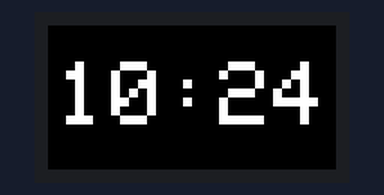
A program run on a simulated Arduino Zero (SAMD21). Shown: 32×16 colour display. WiFi joins after 1.5 s; servers stay silent unless stated; network time is answered at once with the bench clock; the local clock reads 2024-03-15 10:24:30 at power-on unless the program sets it; what the program prints to the serial monitor is not drawn.

Above: at 2.6 s.
At 30.7 s:
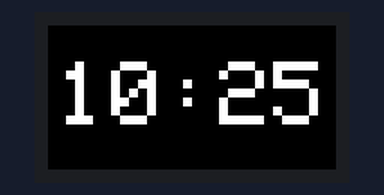
At 90.9 s:
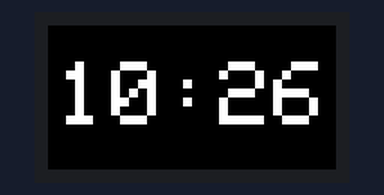

The program:

main.cpp
```cpp
#include <Adafruit_Protomatter.h>   // Matrix driver
#include <WiFiNINA.h>               // Wi‑Fi (ESP32 coprocessor)
#include <WiFiUdp.h>
#include <NTPClient.h>

// ───────── PANEL & PIN DEFINITIONS ─────────
#define PANEL_WIDTH   32
#define BIT_DEPTH      6

uint8_t rgbPins[]  = {7, 8, 9, 10, 11, 12};
uint8_t addrPins[] = {17, 18, 19};

const uint8_t CLK_PIN   = 14;
const int8_t  LAT_PIN   = 15;
const uint8_t OE_PIN    = 16;

Adafruit_Protomatter matrix(
  PANEL_WIDTH, BIT_DEPTH, 1,
  rgbPins, sizeof(addrPins), addrPins,
  CLK_PIN, LAT_PIN, OE_PIN,
  true
);

// ────── WIFI / NTP / SERVER SETUP ──────
const char* SSID     = "SSID";
const char* PASSWORD = "WiFiPassword";

const long  UTC_OFFSET = -5 * 3600;
WiFiUDP   ntpUDP;
NTPClient timeClient(ntpUDP, "pool.ntp.org", UTC_OFFSET, 60000);

WiFiServer server(80);
int screenMode = 0;  // 0 = clock, 1 = placeholder
int tempValue  = 0;     // last‐set temperature

// ─────────── HELPERS ───────────
void drawCentered(const char *txt) {
  int16_t x1, y1; uint16_t w, h;
  matrix.getTextBounds((char*)txt, 0, 0, &x1, &y1, &w, &h);
  matrix.setCursor((matrix.width() - w) / 2,
                   (matrix.height() - h) / 2);
  matrix.print(txt);
}

// Read one HTTP request and set screenMode
// Replace your handleClient() with this:
void handleClient() {
  WiFiClient client = server.available();
  if (!client) return;

  // Read request line: "GET /screen?mode=1&temp=23 HTTP/1.1"
  String req = client.readStringUntil('\r');
  client.readStringUntil('\n');  // skip rest of header

  if (req.startsWith("GET /screen?")) {
    // parse mode=
    int mIdx = req.indexOf("mode=");
    if (mIdx >= 0) {
      // take everything after mode= up to '&' or space
      int end = req.indexOf('&', mIdx);
      if (end < 0) end = req.indexOf(' ', mIdx);
      screenMode = req.substring(mIdx + 5, end).toInt();
    }

    // parse temp= if present
    int tIdx = req.indexOf("temp=");
    if (tIdx >= 0) {
      int end = req.indexOf('&', tIdx);
      if (end < 0) end = req.indexOf(' ', tIdx);
      tempValue = req.substring(tIdx + 5, end).toInt();
    }
  }

  // send minimal HTTP response
  client.println("HTTP/1.1 200 OK");
  client.println("Content-Type: text/plain");
  client.println("Connection: close");
  client.println();
  client.print("Mode=");
  client.print(screenMode);
  client.print(", Temp=");
  client.print(tempValue);
  client.stop();
}

void setup() {
  Serial.begin(115200);
  delay(1000);

  // ── Wi‑Fi ──
  Serial.print("Connecting to Wi‑Fi");
  WiFi.begin(SSID, PASSWORD);
  while (WiFi.status() != WL_CONNECTED) {
    Serial.print('.');
    delay(500);
  }
  Serial.println(" connected!");

  Serial.print("Matrix Portal IP: ");
  Serial.println(WiFi.localIP());

  // ── NTP ──
  timeClient.begin();
  timeClient.update();

  // ── HTTP Server ──
  server.begin();
  Serial.println("HTTP server started");

  // ── Matrix ──
  if (matrix.begin() != PROTOMATTER_OK) {
    Serial.println("Matrix init failed");
    while (1) { delay(10); }
  }
  matrix.setTextWrap(false);
  matrix.setTextColor(matrix.color565(255,255,255));
  matrix.setFont();  // default 5×7
}

void loop() {
  handleClient();          // grab any screen?/mode=…&temp=… requests
  timeClient.update();     // NTP update

  matrix.fillScreen(0);
  if (screenMode == 0) {
    // clock as before
    char buf[6];
    sprintf(buf, "%02d:%02d",
            timeClient.getHours(),
            timeClient.getMinutes());
    drawCentered(buf);

  } else {
    // temperature screen
    char buf[8];
    sprintf(buf, "%dF", tempValue);
    drawCentered(buf);
  }
  matrix.show();
  delay(1000);
}
```

Measured:
- what the display in image 0 shows lasts 28.1 s, from 2.5 s to 30.6 s
- what the display in image 1 shows lasts 60.2 s, from 30.6 s to 90.8 s
